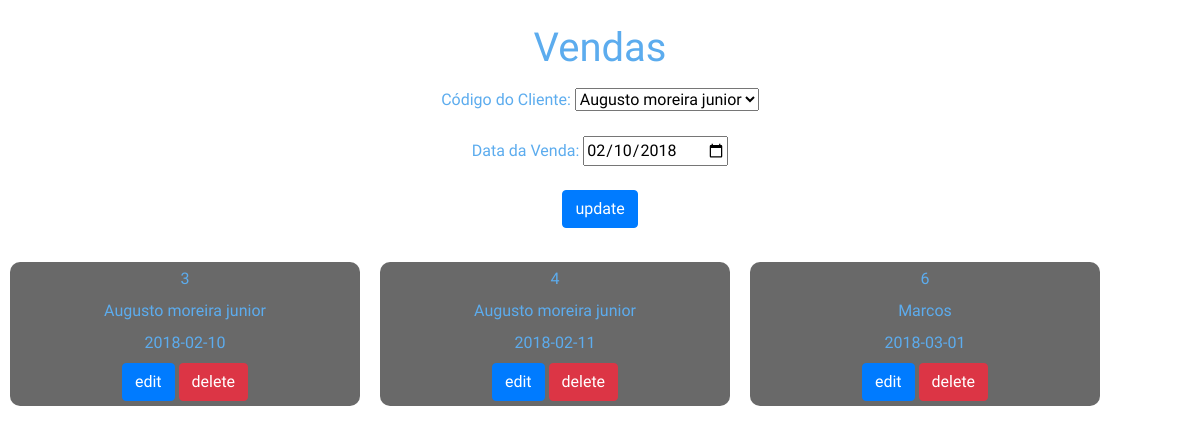
The app's page /vendas/vendas.php?edit=3 with its own data.
### tables this page shows
CREATE TABLE IF NOT EXISTS `vendas` (
  `idvendas` int(11) NOT NULL AUTO_INCREMENT,
  `cliente_idcliente` int(11) NOT NULL,
  `data_venda` date NOT NULL COMMENT 'Data da Venda',
  PRIMARY KEY (`idvendas`),
  KEY `fk_vendas_cliente1_idx` (`cliente_idcliente`)
);

CREATE TABLE IF NOT EXISTS `cliente` (
  `idcliente` int(11) NOT NULL AUTO_INCREMENT,
  `nome` varchar(45) NOT NULL,
  `telefone` varchar(45) NOT NULL,
  `email` varchar(45) DEFAULT NULL,
  `senha` varchar(32) NOT NULL,
  `cep` decimal(10,0) NOT NULL,
  `endereco` varchar(45) DEFAULT NULL,
  `complemento` varchar(45) DEFAULT NULL,
  PRIMARY KEY (`idcliente`)
);

### vendas/crud3.php (called while the page is built, shortened)
<?php
include_once 'db3.php';
if(isset($_GET['edit']))
{
	$SQL = $MySQLiconn->query("SELECT * FROM vendas WHERE idvendas=".$_GET['edit']);
	$getROW = $SQL->fetch_array();
}
?>

### vendas/vendas.php (the view, shortened to what this page needs)
<?php
include_once 'crud3.php';
?>
<!DOCTYPE HTML "-//W3C//DTD XHTML 1.0 Transitional//EN" "http://www.w3.org/TR/xhtml1/DTD/xhtml1-transitional.dtd">
<html xmlns="http://www.w3.org/1999/xhtml">
<head>
   <link rel="stylesheet" href="vendas1.css">
   <link href="https://maxcdn.bootstrapcdn.com/bootstrap/4.0.0-beta.3/css/bootstrap.min.css" rel="stylesheet">
<br/>
<div id="form" class="texto">
<form method="post">
    <h1>Vendas</h1>
    </div>
    <div class="texto">
      Código do Cliente:
      <select name="cliente_idcliente">
        <?php
        $res = $MySQLiconn->query("SELECT * FROM cliente");
        while($row=$res->fetch_array())
        {
        ?>
        <option value="<?php echo $row['idcliente']; ?>"
          <?php
            if(isset($_GET['edit'])){
              if(  $getROW['cliente_idcliente'] == $row['idcliente'] ){
                echo "selected";
              }
            }
          ?>
        >
          <?php echo $row['nome']; ?>
        </option>
        <?php
        }
        ?>
      </select>
    </div>
<br/>
    <div class="texto">
      Data da Venda:
      <input  name="data_venda" placeholder="Data da Compra" type="date" value="<?php if(isset($_GET['edit'])) echo $getROW['data_venda'];  ?>">
<br/>
<br/>
<?php
if(isset($_GET['edit']))
{
  ?>
  <button type="submit" class="btn btn-primary" name="update">update</button>
  <?php
}
else
{
  ?>
  <button type="submit" class="btn btn-primary" name="save">Salvar Venda</button>
  <?php
}
?>
<br/>
<br/>
<?php
$res = $MySQLiconn->query("SELECT v.*, c.nome as nomecliente FROM vendas v inner join cliente c on v.cliente_idcliente = c.idcliente ");
while($row=$res->fetch_array())
{
    ?>
  <div id="" class="visual">
      <label><?php echo $row['idvendas']; ?></label><br>
      <label><?php echo $row['nomecliente']; ?></label><br>
      <label><?php echo $row['data_venda']; ?></label><br>
      <a href="?edit=<?php echo $row['idvendas']; ?>" onclick="return confirm('sure to edit !'); " class="btn btn-primary">edit</a>
      <a href="?del=<?php echo $row['idvendas']; ?>" onclick="return confirm('sure to delete !'); " class="btn btn-danger">delete</a>
  </div>
</div>
    <?php
}
?>
</body>
</html>

### vendas/vendas1.css (style rules this page uses)
.visual { float: left; width: 350px; border-radius: 10px; margin: 10px; padding: 5px; background-color: #696969; text-align: center; color:#5CACEE; font-family: 'Oleo Script', cursive; }
.texto { text-align: center; color:#5CACEE; font-family: 'Oleo Script', cursive; }

### records on screen
vendas: cliente_idcliente "Augusto moreira junior", data_venda "02/10/2018", idvendas "3", cliente_idcliente.nome "Augusto moreira junior", data_venda "2018-02-10"
vendas: idvendas "4", cliente_idcliente.nome "Augusto moreira junior", data_venda "2018-02-11"
vendas: idvendas "6", cliente_idcliente.nome "Marcos", data_venda "2018-03-01"
